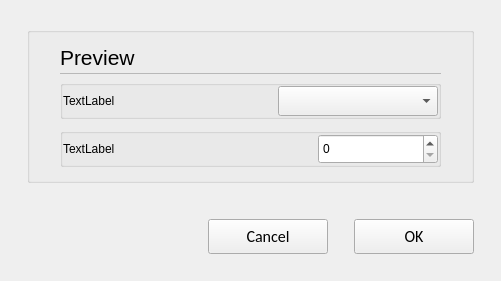
<?xml version="1.0" encoding="UTF-8"?>
<ui version="4.0">
 <class>C_SdBueMessageRxTimeoutConfig</class>
 <widget class="QWidget" name="C_SdBueMessageRxTimeoutConfig">
  <property name="geometry">
   <rect>
    <x>0</x>
    <y>0</y>
    <width>501</width>
    <height>279</height>
   </rect>
  </property>
  <property name="windowTitle">
   <string>C_SdBueMessageRxTimeoutConfig</string>
  </property>
  <layout class="QVBoxLayout" name="verticalLayout_2">
   <property name="leftMargin">
    <number>27</number>
   </property>
   <property name="topMargin">
    <number>27</number>
   </property>
   <property name="rightMargin">
    <number>27</number>
   </property>
   <property name="bottomMargin">
    <number>0</number>
   </property>
   <item>
    <widget class="stw::opensyde_gui_elements::C_OgeGbx" name="groupBox">
     <property name="title">
      <string/>
     </property>
     <layout class="QVBoxLayout" name="verticalLayout">
      <property name="spacing">
       <number>0</number>
      </property>
      <property name="leftMargin">
       <number>30</number>
      </property>
      <property name="rightMargin">
       <number>30</number>
      </property>
      <property name="bottomMargin">
       <number>13</number>
      </property>
      <item>
       <layout class="QHBoxLayout" name="horizontalLayout_8" stretch="0,1">
        <property name="spacing">
         <number>6</number>
        </property>
        <item>
         <widget class="stw::opensyde_gui_elements::C_OgeLabContextMenuBase" name="pc_LabelHeadingPreview">
          <property name="styleRole" stdset="0">
           <string>heading-group-bold</string>
          </property>
          <property name="minimumSize">
           <size>
            <width>0</width>
            <height>30</height>
           </size>
          </property>
          <property name="maximumSize">
           <size>
            <width>16777215</width>
            <height>30</height>
           </size>
          </property>
          <property name="font">
           <font>
            <family>Segoe UI</family>
            <pointsize>16</pointsize>
           </font>
          </property>
          <property name="text">
           <string>Preview</string>
          </property>
         </widget>
        </item>
        <item>
         <spacer name="horizontalSpacer_10">
          <property name="orientation">
           <enum>Qt::Horizontal</enum>
          </property>
          <property name="sizeHint" stdset="0">
           <size>
            <width>40</width>
            <height>1</height>
           </size>
          </property>
         </spacer>
        </item>
       </layout>
      </item>
      <item>
       <layout class="QHBoxLayout" name="horizontalLayout_20" stretch="0">
        <property name="spacing">
         <number>0</number>
        </property>
        <property name="topMargin">
         <number>1</number>
        </property>
        <property name="rightMargin">
         <number>0</number>
        </property>
        <property name="bottomMargin">
         <number>0</number>
        </property>
        <item>
         <widget class="stw::opensyde_gui_elements::C_OgeFraSeparator" name="pc_Frame_3">
          <property name="minimumSize">
           <size>
            <width>0</width>
            <height>1</height>
           </size>
          </property>
          <property name="maximumSize">
           <size>
            <width>16777215</width>
            <height>1</height>
           </size>
          </property>
          <property name="frameShape">
           <enum>QFrame::StyledPanel</enum>
          </property>
          <property name="frameShadow">
           <enum>QFrame::Raised</enum>
          </property>
         </widget>
        </item>
       </layout>
      </item>
      <item>
       <spacer name="verticalSpacer_3">
        <property name="orientation">
         <enum>Qt::Vertical</enum>
        </property>
        <property name="sizeType">
         <enum>QSizePolicy::Fixed</enum>
        </property>
        <property name="sizeHint" stdset="0">
         <size>
          <width>6</width>
          <height>6</height>
         </size>
        </property>
       </spacer>
      </item>
      <item>
       <layout class="QVBoxLayout" name="verticalLayout_3" stretch="0,1">
        <property name="spacing">
         <number>9</number>
        </property>
        <item>
         <widget class="stw::opensyde_gui_elements::C_OgeGbxTransparent" name="pc_GroupBoxMode">
          <property name="title">
           <string/>
          </property>
          <layout class="QHBoxLayout" name="horizontalLayout_2" stretch="0,0,1">
           <property name="spacing">
            <number>0</number>
           </property>
           <property name="leftMargin">
            <number>0</number>
           </property>
           <property name="topMargin">
            <number>0</number>
           </property>
           <property name="rightMargin">
            <number>0</number>
           </property>
           <property name="bottomMargin">
            <number>0</number>
           </property>
           <item>
            <widget class="stw::opensyde_gui_elements::C_OgeLabToolTipBase" name="pc_LabelTimeoutModeDescription">
             <property name="styleRole" stdset="0">
              <string>group-item</string>
             </property>
             <property name="text">
              <string>TextLabel</string>
             </property>
            </widget>
           </item>
           <item>
            <spacer name="horizontalSpacer_3">
             <property name="orientation">
              <enum>Qt::Horizontal</enum>
             </property>
             <property name="sizeHint" stdset="0">
              <size>
               <width>27</width>
               <height>1</height>
              </size>
             </property>
            </spacer>
           </item>
           <item>
            <widget class="stw::opensyde_gui_elements::C_OgeCbxText" name="pc_ComboBoxTimeoutActive">
             <property name="minimumSize">
              <size>
               <width>160</width>
               <height>30</height>
              </size>
             </property>
             <property name="maximumSize">
              <size>
               <width>160</width>
               <height>30</height>
              </size>
             </property>
            </widget>
           </item>
          </layout>
         </widget>
        </item>
        <item>
         <widget class="stw::opensyde_gui_elements::C_OgeGbxTransparent" name="pc_GroupBoxValue">
          <property name="title">
           <string/>
          </property>
          <layout class="QHBoxLayout" name="horizontalLayout_3" stretch="0,0,1">
           <property name="spacing">
            <number>0</number>
           </property>
           <property name="leftMargin">
            <number>0</number>
           </property>
           <property name="topMargin">
            <number>0</number>
           </property>
           <property name="rightMargin">
            <number>0</number>
           </property>
           <property name="bottomMargin">
            <number>0</number>
           </property>
           <item>
            <widget class="stw::opensyde_gui_elements::C_OgeLabToolTipBase" name="pc_LabelTimeoutValueDescription">
             <property name="styleRole" stdset="0">
              <string>group-item</string>
             </property>
             <property name="text">
              <string>TextLabel</string>
             </property>
            </widget>
           </item>
           <item>
            <spacer name="horizontalSpacer_2">
             <property name="orientation">
              <enum>Qt::Horizontal</enum>
             </property>
             <property name="sizeHint" stdset="0">
              <size>
               <width>35</width>
               <height>1</height>
              </size>
             </property>
            </spacer>
           </item>
           <item>
            <widget class="stw::opensyde_gui_elements::C_OgeSpxNumber" name="pc_SpinBoxTimeout">
             <property name="minimumSize">
              <size>
               <width>120</width>
               <height>30</height>
              </size>
             </property>
             <property name="maximumSize">
              <size>
               <width>120</width>
               <height>30</height>
              </size>
             </property>
            </widget>
           </item>
          </layout>
         </widget>
        </item>
       </layout>
      </item>
     </layout>
    </widget>
   </item>
   <item>
    <spacer name="verticalSpacer_2">
     <property name="orientation">
      <enum>Qt::Vertical</enum>
     </property>
     <property name="sizeType">
      <enum>QSizePolicy::Fixed</enum>
     </property>
     <property name="sizeHint" stdset="0">
      <size>
       <width>20</width>
       <height>30</height>
      </size>
     </property>
    </spacer>
   </item>
   <item>
    <layout class="QHBoxLayout" name="horizontalLayout_7">
     <item>
      <spacer name="horizontalSpacer_5">
       <property name="orientation">
        <enum>Qt::Horizontal</enum>
       </property>
       <property name="sizeHint" stdset="0">
        <size>
         <width>40</width>
         <height>20</height>
        </size>
       </property>
      </spacer>
     </item>
     <item>
      <widget class="QPushButton" name="pc_BushButtonCancel">
       <property name="styleRole" stdset="0">
        <string>cancel</string>
       </property>
       <property name="minimumSize">
        <size>
         <width>120</width>
         <height>35</height>
        </size>
       </property>
       <property name="maximumSize">
        <size>
         <width>120</width>
         <height>35</height>
        </size>
       </property>
       <property name="font">
        <font>
         <family>Calibri</family>
         <pointsize>12</pointsize>
        </font>
       </property>
       <property name="text">
        <string>Cancel</string>
       </property>
      </widget>
     </item>
     <item>
      <spacer name="horizontalSpacer_6">
       <property name="orientation">
        <enum>Qt::Horizontal</enum>
       </property>
       <property name="sizeType">
        <enum>QSizePolicy::Fixed</enum>
       </property>
       <property name="sizeHint" stdset="0">
        <size>
         <width>20</width>
         <height>20</height>
        </size>
       </property>
      </spacer>
     </item>
     <item>
      <widget class="stw::opensyde_gui_elements::C_OgePubDialog" name="pc_BushButtonOk">
       <property name="minimumSize">
        <size>
         <width>120</width>
         <height>35</height>
        </size>
       </property>
       <property name="maximumSize">
        <size>
         <width>120</width>
         <height>35</height>
        </size>
       </property>
       <property name="font">
        <font>
         <family>Calibri</family>
         <pointsize>12</pointsize>
        </font>
       </property>
       <property name="text">
        <string>OK</string>
       </property>
      </widget>
     </item>
    </layout>
   </item>
   <item>
    <spacer name="verticalSpacer">
     <property name="orientation">
      <enum>Qt::Vertical</enum>
     </property>
     <property name="sizeType">
      <enum>QSizePolicy::Fixed</enum>
     </property>
     <property name="sizeHint" stdset="0">
      <size>
       <width>20</width>
       <height>27</height>
      </size>
     </property>
    </spacer>
   </item>
  </layout>
 </widget>
 <customwidgets>
  <customwidget>
   <class>stw::opensyde_gui_elements::C_OgeLabContextMenuBase</class>
   <extends>QLabel</extends>
   <header>C_OgeLabContextMenuBase.hpp</header>
  </customwidget>
  <customwidget>
   <class>stw::opensyde_gui_elements::C_OgeFraSeparator</class>
   <extends>QFrame</extends>
   <header>C_OgeFraSeparator.hpp</header>
   <container>1</container>
  </customwidget>
  <customwidget>
   <class>stw::opensyde_gui_elements::C_OgePubDialog</class>
   <extends>QPushButton</extends>
   <header>C_OgePubDialog.hpp</header>
  </customwidget>
  <customwidget>
   <class>stw::opensyde_gui_elements::C_OgeGbx</class>
   <extends>QGroupBox</extends>
   <header>C_OgeGbx.hpp</header>
   <container>1</container>
  </customwidget>
  <customwidget>

  </customwidget>
  <customwidget>
   <class>stw::opensyde_gui_elements::C_OgeLabToolTipBase</class>
   <extends>QLabel</extends>
   <header>C_OgeLabToolTipBase.hpp</header>
  </customwidget>
  <customwidget>
   <class>stw::opensyde_gui_elements::C_OgeCbxText</class>
   <extends>QComboBox</extends>
   <header>C_OgeCbxText.hpp</header>
  </customwidget>
  <customwidget>
   <class>stw::opensyde_gui_elements::C_OgeGbxTransparent</class>
   <extends>QGroupBox</extends>
   <header>C_OgeGbxTransparent.hpp</header>
   <container>1</container>
  </customwidget>
  <customwidget>
   <class>stw::opensyde_gui_elements::C_OgeSpxNumber</class>
   <extends>QSpinBox</extends>
   <header>C_OgeSpxNumber.hpp</header>
  </customwidget>
 </customwidgets>
 <resources/>
 <connections/>
</ui>
